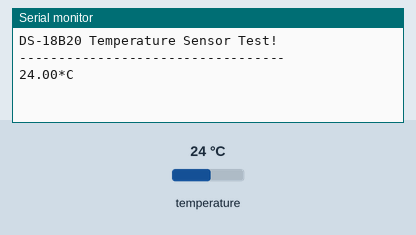
Bench run of a sketch on a simulated Arduino Uno, built with avr-gcc and run on an emulated ATmega328P. Parts: the last lines printed to the serial monitor. Inputs (shaded band) come from the test bench; at power-on: temperature 24 °C.

Above: at 1.4 s.
1.5 s: temperature set to 12 °C
At 7.3 s:
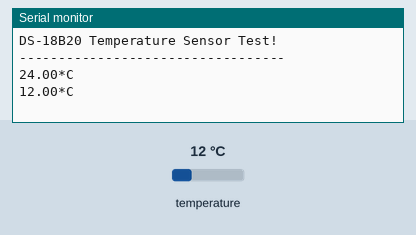
8.2 s: temperature set to 19 °C
At 14.0 s:
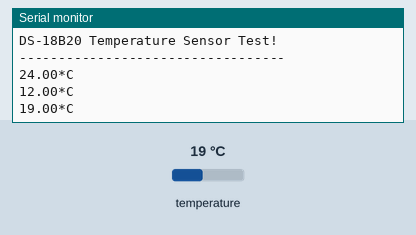
Timing chart, 0 to 15.5 s (numbered marks = the images above; inputs shaded):
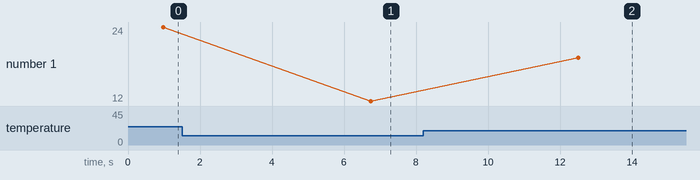

The sketch:

DS18B20_Test.ino
```cpp
/*
 * DS18B20 / 1-Wire digital temperature sensor Test!
 *
 * This scketch show how to get temperature data from a DS18B20 sensor connected to the microcontroller.
 *
 * You can use and modify this program under your own responsability
 *
 * by Adrian Gallardo, Cristian Orrego
 * CEAZA
 *
 * May 2024
 */
#include <OneWire.h>              // Communication protocol (1-Wire) used by the sensor
#include <DallasTemperature.h>    // Temperature sensor controller library

const int oneWireBus = 16;     // GPIO where the DS18B20 is connected to
const int DS18B20_VCC_PIN = 17;
const int DS18B20_GND_PIN = 5;

OneWire oneWire(oneWireBus);  // Setup a oneWire instance to communicate with any OneWire devices
DallasTemperature sensors(&oneWire);  // Pass our oneWire reference to Dallas Temperature sensor


void setup() {
  delay(100);   // to avoid initial random crash on ESP32 microontroller

  // powering temerature sensor from IO pins (not ideal)
  pinMode(DS18B20_VCC_PIN,OUTPUT);
  digitalWrite(DS18B20_VCC_PIN,HIGH);
  pinMode(DS18B20_GND_PIN,OUTPUT);
  digitalWrite(DS18B20_GND_PIN,LOW);
  delay(100);

  Serial.begin(115200);
  while(!Serial){}
  Serial.println("\nDS-18B20 Temperature Sensor Test!");
  Serial.println("----------------------------------\n");

  // Start the DS18B20 sensor
  sensors.begin();
}


void loop() {
  sensors.requestTemperatures();  // Get data from sensor

  float temperatureC = sensors.getTempCByIndex(0);    // put celsius temperature data on temperatureC variable

  Serial.print(temperatureC);     // Show temperature value by serial
  Serial.println("*C");

  delay(5000);                    // wait 5 seg.

  // and start again the loop...
}
```

Measured:
- after the input at 1.5 s, the serial monitor: prints a new line after 5.2 s (image 1)
- after the input at 8.2 s, the serial monitor: prints a new line after 4.3 s (image 2)
- plotted number 1: 24 → 12 after the input at 1.5 s, 12 → 19 after the input at 8.2 s
